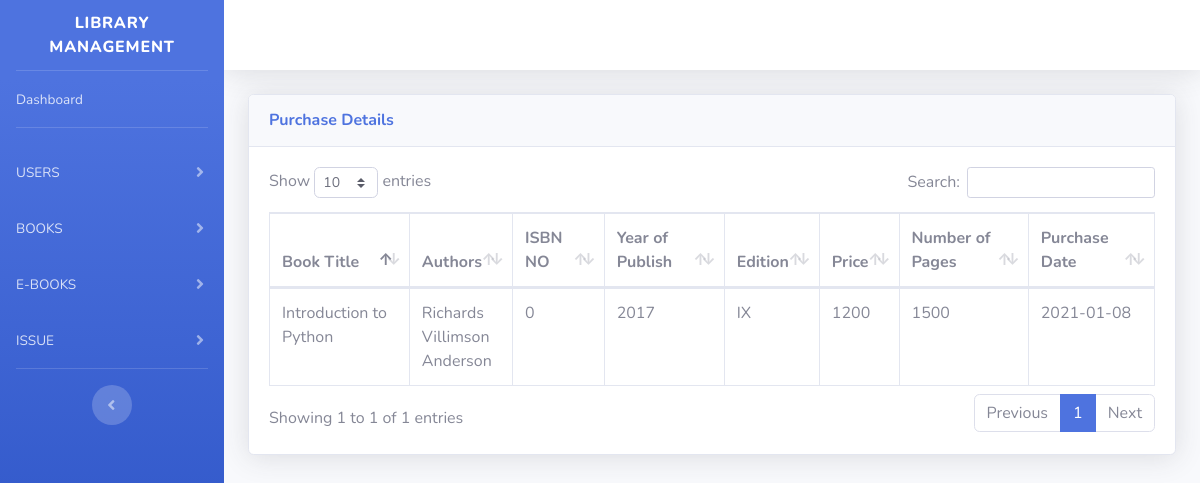
Page /templates/startbootstrap-sb-admin-2-gh-pages/admin purchase book details.php (signed in) on the earlier database version.
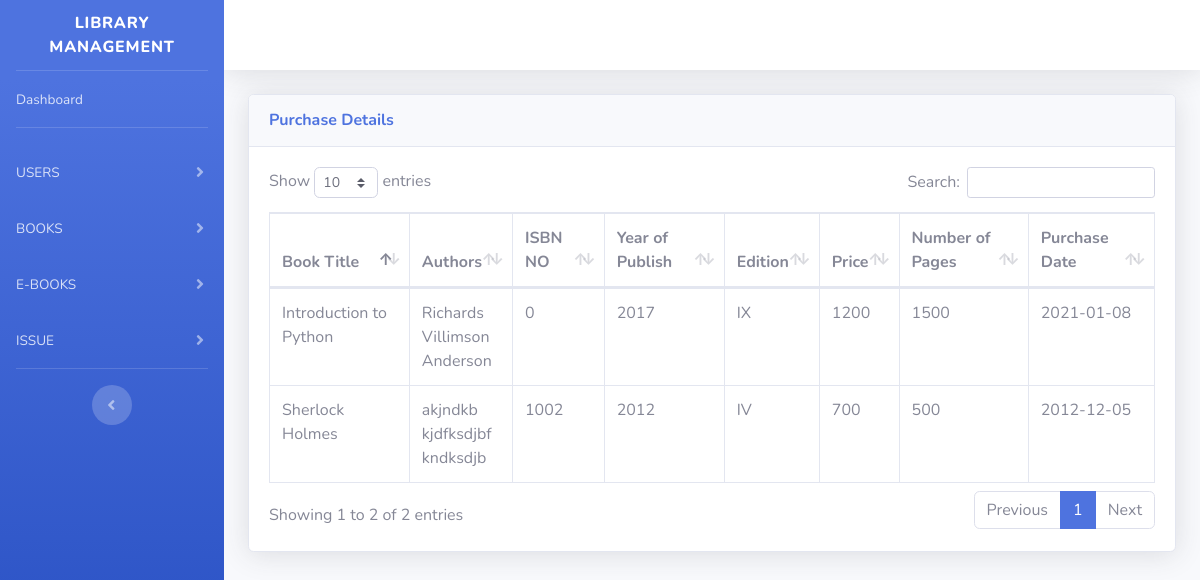
Same page on the later database version.
### tables this page shows
CREATE TABLE `book_details` (
  `details_id` int(10) NOT NULL,
  `book_id` int(10) NOT NULL,
  `book_price` int(10) NOT NULL,
  `number_of_page` int(10) NOT NULL,
  `date_of_purchase` date NOT NULL,
  `status` varchar(20) NOT NULL
);

CREATE TABLE `book_table` (
  `book_id` int(10) NOT NULL,
  `category_id` int(10) NOT NULL,
  `book_title` varchar(40) NOT NULL,
  `book_author` varchar(40) NOT NULL,
  `second_author` varchar(40) NOT NULL,
  `third_author` varchar(40) NOT NULL,
  `year_of_publish` int(20) NOT NULL,
  `edition` varchar(20) NOT NULL,
  `isbn_no` int(20) NOT NULL,
  `book_status` varchar(20) NOT NULL
);

### templates/startbootstrap-sb-admin-2-gh-pages/admin purchase book details.php (the view, shortened to what the changed rows need)
<?php
include('../startbootstrap-sb-admin-2-gh-pages/PHP/connection.php');
?>
<!DOCTYPE html>
<html lang="en">
<head>
    <link href="vendor/fontawesome-free/css/all.min.css" rel="stylesheet" type="text/css">
    <link href="css/sb-admin-2.min.css" rel="stylesheet">
    <link href="vendor/datatables/dataTables.bootstrap4.min.css" rel="stylesheet">
</head>
<body id="page-top">
    <div id="wrapper">
        <div id="content-wrapper" class="d-flex flex-column">
            <div id="content">
                <div class="container-fluid">
                    <div class="card shadow mb-4">
                        <div class="card-body">
                            <div class="table-responsive">
                                <table class="table table-bordered" id="dataTable" width="100%" cellspacing="0">
                                    <thead>
                                        <tr>
                                            <th>Book Title</th>
                                            <th>Authors</th>
                                            <th>ISBN NO</th>
                                            <th>Year of Publish</th>
                                            <th>Edition</th>
                                            <th>Price</th>
                                            <th>Number of Pages</th>
                                            <th>Purchase Date</th>
                                        </tr>
                                    </thead>
    <?php
    $sql = "SELECT b.book_id, b.category_id, b.book_title, b.book_author, b.second_author, b.third_author, b.year_of_publish,
        b.edition, b.isbn_no, b.book_status, c.book_id, c.book_price,c.date_of_purchase, c.number_of_page
        FROM book_table b, book_details c WHERE b.book_id = c.book_id";
    $result = mysqli_query($con,$sql);
    while($row = mysqli_fetch_array($result))
    {
    ?>
                                        <tr>
                                            <?php
                                           echo "<td>" .$row['book_title'] ."</td>";
                                            echo "<td>" .$row['book_author'] ."</br>"
                                            .$row['second_author'] ."</br>" .$row['third_author'] ."</td>";
                                            echo "<td>" .$row['isbn_no'] ."</td>";
                                            echo "<td>" .$row['year_of_publish'] ."</td>";
                                            echo "<td>" .$row['edition'] ."</td>";
                                            echo "<td>" .$row['book_price'] ."</td>";
                                            echo "<td>" .$row['number_of_page'] ."</td>";
                                            echo "<td>" .$row['date_of_purchase'] ."</td>";
                                            ?>
                                        </tr>
           <?php
    }
    ?>
                                </table>
                            </div>
                        </div>
                    </div>
                </div>
            </div>
        </div>
    </div>
</body>
</html>

Differences in the rows shown:
added book_details: book.book_title "Sherlock Holmes", book.book_author "akjndkb", book.second_author "kjdfksdjbf", book.third_author "kndksdjb", book.isbn_no "1002", book.year_of_publish "2012", book.edition "IV", book_price "700", number_of_page "500", date_of_purchase "2012-12-05"
Other differences:
text written by a page script: "Show entries Search: Showing 1 to 1 of 1 entries Previous 1 Next" → "Show entries Search: Showing 1 to 2 of 2 entries Previous 1 Next"
